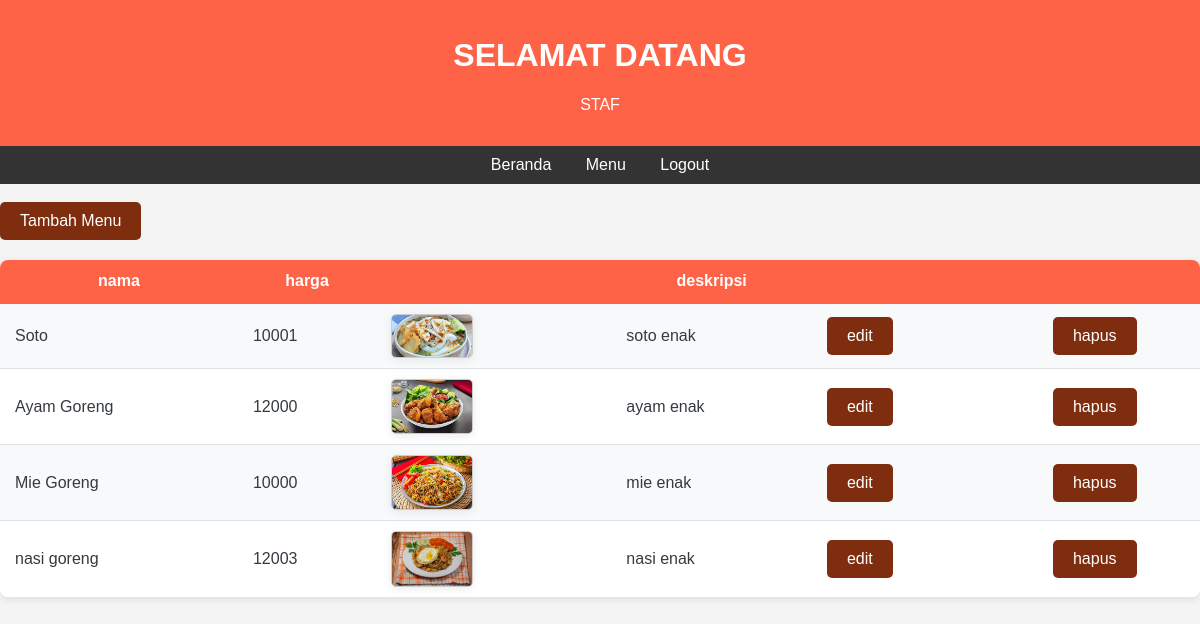
Page /model/menustaf.php (signed in) on the committed database.
### tables this page shows
CREATE TABLE `makanan` (
  `id_makanan` int(10) NOT NULL,
  `nama` varchar(255) DEFAULT NULL,
  `harga` int(255) DEFAULT NULL,
  `gambar` varchar(255) DEFAULT NULL,
  `deskripsi` varchar(255) DEFAULT NULL
);

### model/menustaf.php (the view, shortened to what this page needs)
<link rel="stylesheet" href="../view/style.css">
<?php
include '../control/koneksi.php';
$query = "SELECT * FROM makanan";
$sql = mysqli_query($koneksi, $query);
?>
<header>
    <h1>SELAMAT DATANG</h1>
        <p>STAF</p>
</header>
<nav>
    <ul>
        <li><a href="../view/indexstaf.php">Beranda</a></li>
        <li><a href="#">Menu</a></li>
        <li><a href="#">Logout</a></li>
    </ul>
</nav>
<a href="../control/controlstaf/tambahmenustaf.php"> <button type="button" class="simple-button"> Tambah Menu</button> </a>
<table>
    <tr>
        <th>nama</th>
        <th>harga</th>
        <th></th>
        <th>deskripsi</th>
        <th></th>
        <th></th>
    </tr>
    <?php
    while ($hasil = mysqli_fetch_assoc($sql)) { ?>
        <tr>
            <td name="nama">
                <?php echo $hasil['nama']; ?>
            </td>
            <td name="harga">
                <?php echo $hasil['harga']; ?>
            </td>
            <td>
                <img src="<?php echo $hasil['gambar']; ?>">
            </td>
            <td>
                <?php echo $hasil['deskripsi']; ?>
            </td>
            <td>
                 <a href="../control/controlstaf/editmenustaf.php?kode=<?php echo $hasil['id_makanan'] ?>" class="simple-button">edit</a>
            </td>
            <td>
                 <a href="../control/controlstaf/hapusmenustaf.php?kode=<?php echo $hasil['id_makanan'] ?>" class="simple-button" onclick="return confirm('Apakah Anda yakin ingin menghapus data ini?');" >hapus</a>
            </td>
        </tr>
    <?php } ?>
</table>

### view/style.css (style rules this page uses)
header { background-color: #ff6347; color: white; padding: 1em 0; text-align: center; }
nav ul { list-style-type: none; padding: 0; text-align: center; background-color: #333; margin: 0; }
nav ul li { display: inline; margin: 0 15px; }
nav ul li a { color: white; text-decoration: none; padding: 10px 0; display: inline-block; }
table { width: 100%; border-collapse: collapse; margin: 20px 0; font-family: Arial, sans-serif; box-shadow: 0 2px 8px rgba(0, 0, 0, 0.1); border-radius: 8px; overflow: hidden; }
th { background-color: #ff6347; color: white; padding: 12px 15px; border-bottom: 2px solid #ff6347; font-weight: bold; }
tr { transition: background-color 0.2s ease; }
tr:nth-child(even) { background-color: #f8f9fa; }
tr:nth-child(odd) { background-color: #ffffff; }
td { padding: 10px 15px; border-bottom: 1px solid #dee2e6; text-align: left; vertical-align: middle; color: #343a40; }
td:last-child { text-align: center; }
tr:last-child td { border-bottom: none; }
td img { max-width: 80px; height: auto; border-radius: 5px; object-fit: cover; border: 1px solid #cccccc; margin-right: 15px; vertical-align: middle; box-shadow: 0 2px 8px rgba(0, 0, 0, 0.08); }
.simple-button { display: inline-block; padding: 10px 20px; font-size: 16px; font-weight: normal; text-align: center; text-decoration: none; border: none; border-radius: 5px; background-color: #7f2d0f; color: white; cursor: pointer; transition: background-color 0.3s ease; }

### rows in the picture
makanan: nama "Soto", harga "10001", gambar (picture), deskripsi "soto enak"
makanan: nama "Ayam Goreng", harga "12000", gambar (picture), deskripsi "ayam enak"
makanan: nama "Mie Goreng", harga "10000", gambar (picture), deskripsi "mie enak"
makanan: nama "nasi goreng", harga "12003", gambar (picture), deskripsi "nasi enak"
